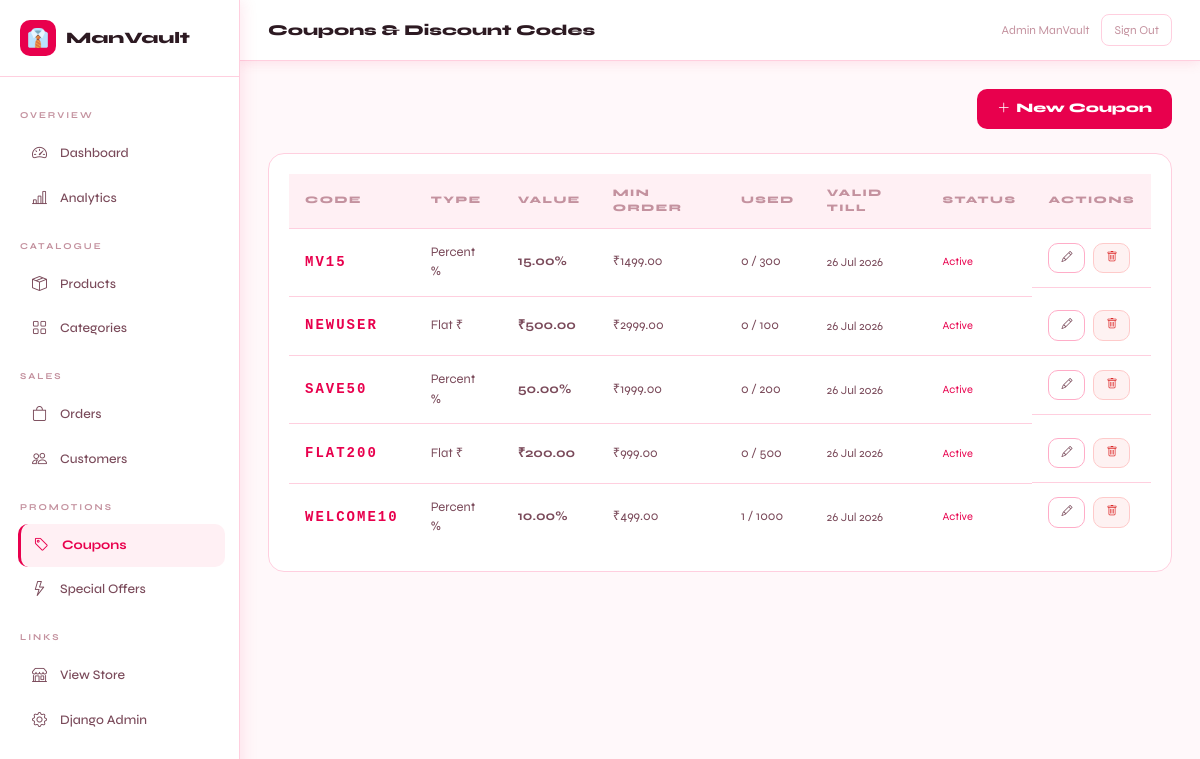
The page /dashboard/coupons/ (signed in) on the database its author committed.
### accounts/models.py (models this page shows, shortened)
class User(AbstractUser):
    phone = models.CharField(max_length=15, blank=True)
    avatar = models.ImageField(upload_to='avatars/', blank=True, null=True)
    date_of_birth = models.DateField(blank=True, null=True)
    gender = models.CharField(max_length=10, choices=[('M','Male'),('F','Female'),('O','Other')], blank=True)
    email_verified = models.BooleanField(default=False)
    is_google_account = models.BooleanField(default=False)
    loyalty_points = models.PositiveIntegerField(default=0)

### store/models.py (models this page shows, shortened)
class Coupon(models.Model):
    DISCOUNT_TYPES = [('flat','Flat ₹'),('percent','Percent %')]
    code = models.CharField(max_length=20, unique=True)
    description = models.CharField(max_length=200, blank=True)
    discount_type = models.CharField(max_length=10, choices=DISCOUNT_TYPES, default='flat')
    value = models.DecimalField(max_digits=8, decimal_places=2)
    min_order = models.DecimalField(max_digits=8, decimal_places=2, default=0)
    max_discount = models.DecimalField(max_digits=8, decimal_places=2, null=True, blank=True, help_text="Max discount cap for percent type")
    max_uses = models.PositiveIntegerField(default=100)
    max_uses_per_user = models.PositiveIntegerField(default=1)
    used_count = models.PositiveIntegerField(default=0)
    is_active = models.BooleanField(default=True)
    valid_from = models.DateTimeField()
    valid_to = models.DateTimeField()
    applicable_categories = models.ManyToManyField(Category, blank=True)
    applicable_products = models.ManyToManyField(Product, blank=True)
    first_order_only = models.BooleanField(default=False)
    created_at = models.DateTimeField(auto_now_add=True)

### dashboard/views.py (the view)
# urls.py: path('coupons/', views.coupon_list, name='coupons'),
@staff_member_required
def coupon_list(request):
    coupons = Coupon.objects.all().order_by('-created_at')
    return render(request, 'dashboard/coupons/list.html', {'coupons': coupons})

### store/context_processors.py (called while the page is built)
def cart_processor(request):
    cart_count = 0
    try:
        if request.user.is_authenticated:
            cart = Cart.objects.filter(user=request.user).first()
        else:
            sk = request.session.session_key
            cart = Cart.objects.filter(session_key=sk, user=None).first() if sk else None
        if cart: cart_count = cart.item_count
    except: pass
    return {'cart_count': cart_count}

def wishlist_processor(request):
    wishlist_count = 0
    try:
        if request.user.is_authenticated:
            wl = Wishlist.objects.filter(user=request.user).first()
            if wl: wishlist_count = wl.products.count()
    except: pass
    return {'wishlist_count': wishlist_count}

def common_processor(request):
    cats_for_nav = []
    notif_count = 0
    try:
        cats_for_nav = Category.objects.filter(is_active=True)[:8]
        if request.user.is_authenticated:
            notif_count = request.user.notifications.filter(is_read=False).count()
    except: pass
    return {'cats_for_nav': cats_for_nav, 'notif_count': notif_count}

### store/models.py (called while the page is built)
    @property
    def item_count(self):
        return sum(item.quantity for item in self.items.all())

### templates/dashboard/coupons/list.html
{% extends 'dashboard/base.html' %}{% block title %}Coupons{% endblock %}{% block page_title %}Coupons & Discount Codes{% endblock %}
{% block content %}
<div class="d-flex justify-content-end mb-4"><a href="{% url 'dashboard:coupon_new' %}" class="mv-btn"><i class="bi bi-plus-lg"></i> New Coupon</a></div>
<div class="stat-card">
  <table class="mv-table">
    <thead><tr><th>Code</th><th>Type</th><th>Value</th><th>Min Order</th><th>Used</th><th>Valid Till</th><th>Status</th><th>Actions</th></tr></thead>
    <tbody>
      {% for c in coupons %}
      <tr>
        <td style="font-weight:800;color:var(--acc);font-family:monospace;letter-spacing:2px;font-size:14px">{{ c.code }}</td>
        <td>{{ c.get_discount_type_display }}</td>
        <td style="font-weight:700">{% if c.discount_type == 'flat' %}₹{{ c.value }}{% else %}{{ c.value }}%{% endif %}</td>
        <td>₹{{ c.min_order }}</td>
        <td>{{ c.used_count }} / {{ c.max_uses }}</td>
        <td style="font-size:12px">{{ c.valid_to|date:"d M Y" }}</td>
        <td><span style="font-size:11px;color:{% if c.is_active %}var(--acc){% else %}#FF3366{% endif %}">{% if c.is_active %}Active{% else %}Inactive{% endif %}</span></td>
        <td class="d-flex gap-2">
          <a href="{% url 'dashboard:coupon_edit' c.id %}" class="mv-btn-outline" style="padding:6px 12px;font-size:11px"><i class="bi bi-pencil"></i></a>
          <a href="{% url 'dashboard:coupon_delete' c.id %}" class="mv-btn-danger" style="padding:6px 12px;font-size:11px" onclick="return confirm('Delete?')"><i class="bi bi-trash"></i></a>
        </td>
      </tr>
      {% empty %}<tr><td colspan="8" style="text-align:center;padding:40px;color:var(--tx3)">No coupons yet</td></tr>{% endfor %}
    </tbody>
  </table>
</div>
{% endblock %}

### templates/dashboard/base.html (shortened to what this page needs)
<!DOCTYPE html>
<html lang="en">
<head>
<link href="https://cdn.jsdelivr.net/npm/bootstrap@5.3.0/dist/css/bootstrap.min.css" rel="stylesheet"/>
<link href="https://cdn.jsdelivr.net/npm/bootstrap-icons@1.11.0/font/bootstrap-icons.css" rel="stylesheet"/>
</head>
<body>
<div class="sidebar">
  <div class="sidebar-logo">
    <div class="icon">👔</div>
    <span>ManVault</span>
  </div>
  <div style="padding:12px 8px;flex:1">
    <div class="sidebar-section">Overview</div>
    <a href="{% url 'dashboard:home' %}" class="{% if request.resolver_match.url_name == 'home' %}active{% endif %}">
      <i class="bi bi-speedometer2"></i> Dashboard
    </a>
    <a href="{% url 'dashboard:analytics' %}" class="{% if request.resolver_match.url_name == 'analytics' %}active{% endif %}">
      <i class="bi bi-bar-chart-line"></i> Analytics
    </a>
    <div class="sidebar-section">Catalogue</div>
    <a href="{% url 'dashboard:products' %}" class="{% if 'product' in request.resolver_match.url_name %}active{% endif %}">
      <i class="bi bi-box-seam"></i> Products
    </a>
    <a href="{% url 'dashboard:categories' %}" class="{% if 'categor' in request.resolver_match.url_name %}active{% endif %}">
      <i class="bi bi-grid"></i> Categories
    </a>
    <div class="sidebar-section">Sales</div>
    <a href="{% url 'dashboard:orders' %}" class="{% if 'order' in request.resolver_match.url_name %}active{% endif %}">
      <i class="bi bi-bag"></i> Orders
    </a>
    <a href="{% url 'dashboard:customers' %}" class="{% if 'customer' in request.resolver_match.url_name %}active{% endif %}">
      <i class="bi bi-people"></i> Customers
    </a>
    <div class="sidebar-section">Promotions</div>
    <a href="{% url 'dashboard:coupons' %}" class="{% if 'coupon' in request.resolver_match.url_name %}active{% endif %}">
      <i class="bi bi-tag"></i> Coupons
    </a>
    <a href="{% url 'dashboard:offers' %}" class="{% if 'offer' in request.resolver_match.url_name %}active{% endif %}">
      <i class="bi bi-lightning"></i> Special Offers
    </a>
    <div class="sidebar-section">Links</div>
    <a href="{% url 'store:home' %}" target="_blank"><i class="bi bi-shop"></i> View Store</a>
    <a href="/admin/"><i class="bi bi-gear"></i> Django Admin</a>
  </div>
</div>
<div class="main">
  <div class="top-bar">
    <div class="top-bar-title">{% block page_title %}Dashboard{% endblock %}</div>
    <div style="display:flex;align-items:center;gap:12px">
      <div style="font-size:12px;color:var(--tx3)">{{ request.user.get_full_name|default:request.user.username }}</div>
      <a href="{% url 'accounts:logout' %}"
         style="font-size:12px;color:var(--tx3);border:1.5px solid var(--brd2);
                border-radius:8px;padding:6px 12px;transition:all .2s"
         onmouseover="this.style.borderColor='var(--acc)';this.style.color='var(--acc)'"
         onmouseout="this.style.borderColor='var(--brd2)';this.style.color='var(--tx3)'">
        Sign Out
      </a>
    </div>
  </div>
  <div class="content">
    {% block content %}{% endblock %}
  </div>
</div>
</body>
</html>

### templates/dashboard/base.html (style rules this page uses)
:root { --acc:#E8004D; --acc2:#FF2D6B; --acctx:#fff; --bg:#FFF8FA; --bg2:#FFFFFF; --bg3:#FFF0F4; --brd:#FFADC8; --brd2:#FFCFDF; --tx:#2D1A22; --tx2:#7A4A5A; --tx3:#C4929F; --shadow:rgba(232,0,77,.10); }
* { box-sizing:border-box;margin:0;padding:0 }
body { font-family:'Syne',sans-serif;background:var(--bg);color:var(--tx);display:flex;min-height:100vh }
a { color:inherit;text-decoration:none }
.sidebar { width:240px;background:var(--bg2);border-right:1.5px solid var(--brd2); display:flex;flex-direction:column;position:fixed;height:100vh; overflow-y:auto;z-index:100;box-shadow:2px 0 16px var(--shadow); }
.sidebar-logo { padding:20px;border-bottom:1.5px solid var(--brd2); display:flex;align-items:center;gap:10px; }
.sidebar-logo .icon { width:36px;height:36px;background:var(--acc);border-radius:10px; display:flex;align-items:center;justify-content:center;font-size:18px;color:#fff; }
.sidebar-logo span { font-size:16px;font-weight:800;color:var(--tx) }
.sidebar-section { padding:8px 12px;font-size:9px;letter-spacing:2px;text-transform:uppercase; color:var(--tx3);margin-top:12px;font-weight:700; }
.sidebar a { display:flex;align-items:center;gap:10px;padding:10px 16px; margin:2px 8px;border-radius:10px;font-size:13px;color:var(--tx2); transition:all .15s;font-weight:500; }
.sidebar a:hover,.sidebar a.active { background:var(--bg3);color:var(--acc);transform:translateX(2px); }
.sidebar a.active { font-weight:700;border-left:3px solid var(--acc);padding-left:13px }
.sidebar a i { font-size:15px;width:18px }
.main { margin-left:240px;flex:1;min-height:100vh;display:flex;flex-direction:column }
.top-bar { background:var(--bg2);border-bottom:1.5px solid var(--brd2); padding:14px 28px;display:flex;align-items:center;justify-content:space-between; position:sticky;top:0;z-index:50;box-shadow:0 2px 12px var(--shadow); }
.top-bar-title { font-size:15px;font-weight:800;color:var(--tx) }
.content { padding:28px;flex:1 }
.mv-btn { background:var(--acc);color:#fff;border:none;border-radius:10px; padding:10px 20px;font-weight:800;cursor:pointer;font-size:13px; display:inline-flex;align-items:center;gap:6px;transition:all .18s; }
.mv-btn-outline { background:transparent;color:var(--tx2);border:1.5px solid var(--brd); border-radius:10px;padding:9px 18px;font-size:13px;cursor:pointer; display:inline-flex;align-items:center;gap:6px;transition:all .2s; }
.mv-btn-danger { background:#FEF2F2;color:#DC2626;border:1.5px solid #FECACA; border-radius:10px;padding:9px 18px;font-size:13px;cursor:pointer; display:inline-flex;align-items:center;gap:6px;transition:all .2s; }
.stat-card { background:var(--bg2);border:1.5px solid var(--brd2);border-radius:16px;padding:20px; transition:box-shadow .2s; }
.mv-table { width:100%;border-collapse:collapse;font-size:13px }
.mv-table th { padding:12px 16px;background:var(--bg3);color:var(--tx3); font-size:10px;letter-spacing:1.5px;text-transform:uppercase; border-bottom:1.5px solid var(--brd2);text-align:left;font-weight:800; }
.mv-table td { padding:14px 16px;border-bottom:1px solid var(--brd2);color:var(--tx2) }
.mv-table tr:last-child td { border-bottom:none }

### rows shown on the page
User: user.get_full_name "Admin ManVault"
Coupon: code "MV15", discount_type "Percent %", value "15.00", min_order "1499.00", used_count "0", max_uses "300", valid_to "26 Jul 2026", is_active "Active"
Coupon: code "NEWUSER", discount_type "Flat ₹", value "500.00", min_order "2999.00", used_count "0", max_uses "100", valid_to "26 Jul 2026", is_active "Active"
Coupon: code "SAVE50", discount_type "Percent %", value "50.00", min_order "1999.00", used_count "0", max_uses "200", valid_to "26 Jul 2026", is_active "Active"
Coupon: code "FLAT200", discount_type "Flat ₹", value "200.00", min_order "999.00", used_count "0", max_uses "500", valid_to "26 Jul 2026", is_active "Active"
Coupon: code "WELCOME10", discount_type "Percent %", value "10.00", min_order "499.00", used_count "1", max_uses "1000", valid_to "26 Jul 2026", is_active "Active"
